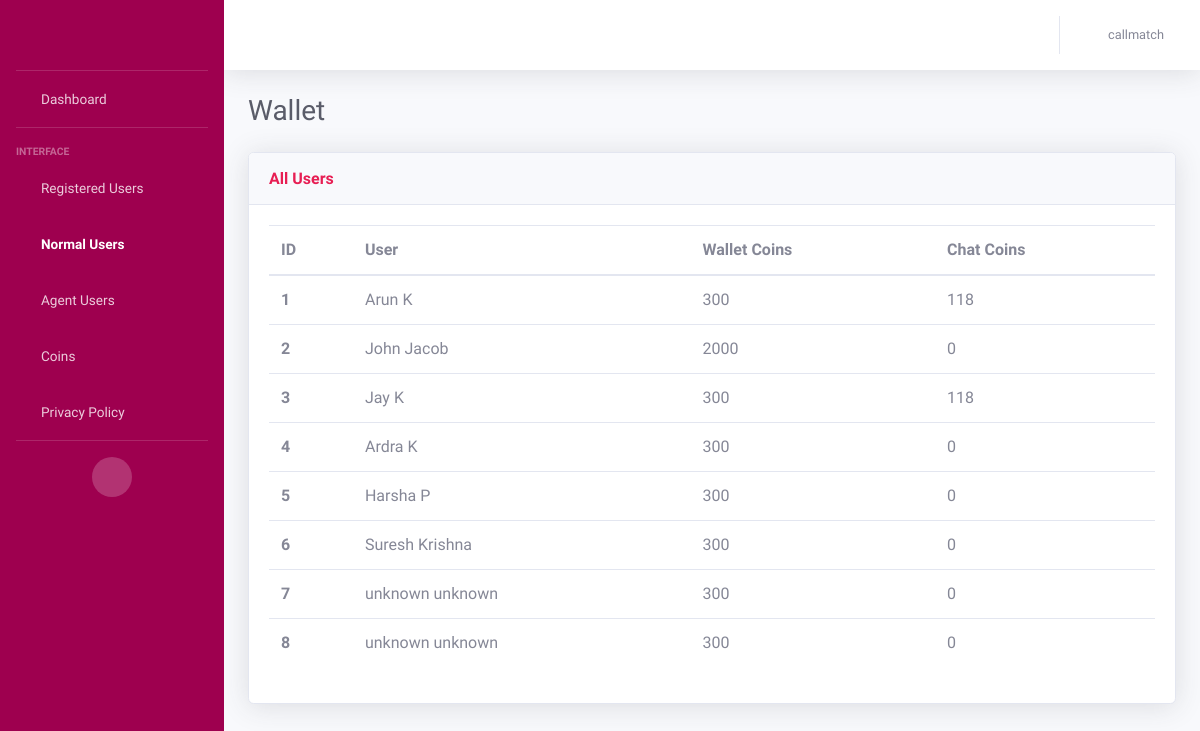
Before: /wallet_normal_user (signed in) with the older database file.
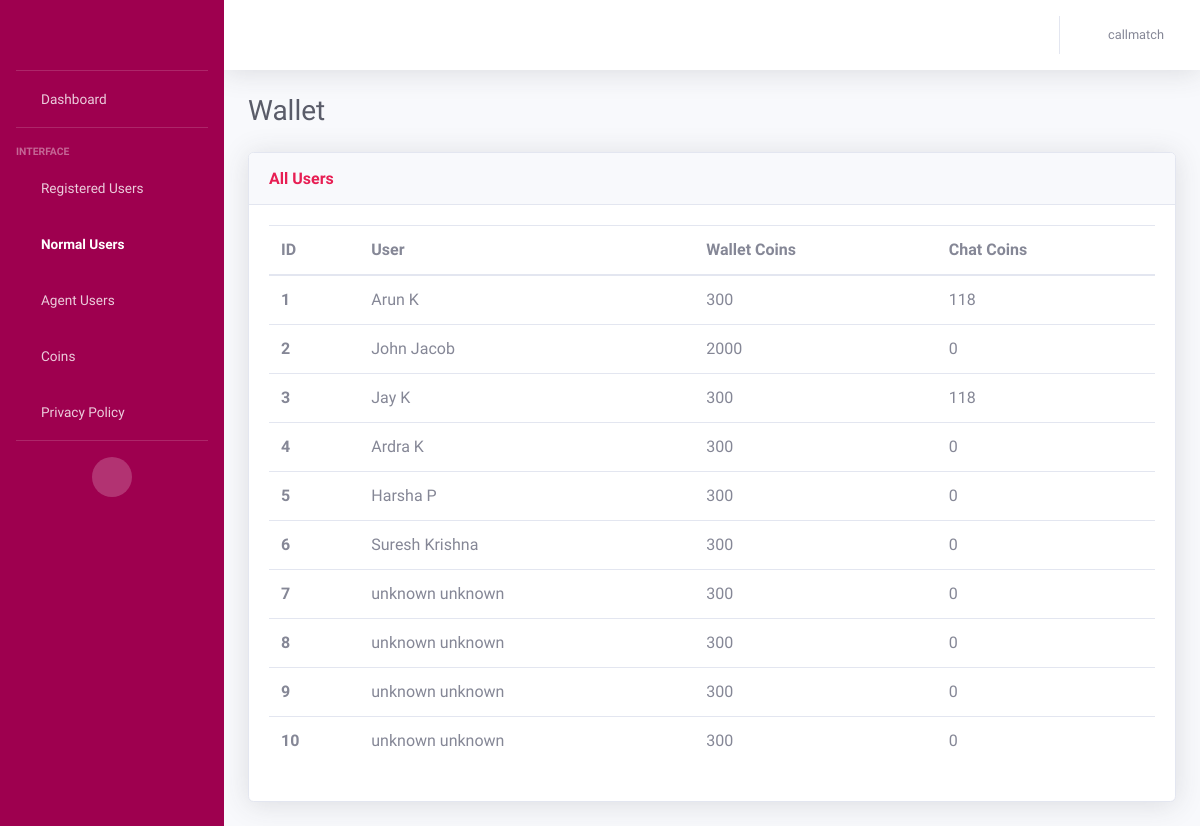
After: the same page with the newer database file.
### AdminApp/models.py (models this page shows, shortened)
class WalletModel(models.Model):
    wallet_id = models.AutoField(primary_key=True)
    user = models.ForeignKey(CustomerModel, on_delete=models.CASCADE)
    wallet_coins = models.IntegerField(default=300, null=True)
    messages_remaining = models.IntegerField(default=0)  # For normal users
    call_amount = models.FloatField(default=0.0)
    chat_amount = models.FloatField(default=0.0)
    total_messages_received = models.IntegerField(default=0)
    total_minutes = models.IntegerField(default=0)
    total_amount = models.FloatField(default=0.0)

class CustomerModel(models.Model):
    NORMAL_USER = 'Normal User'
    AGENT_USER = 'Agent User'
    USER_STATUS_CHOICES = [
        (NORMAL_USER, 'Normal User'),
        (AGENT_USER, 'Agent User'),
    ]
    BOTH = 'Both'
    MALAYALAM = 'Malayalam'
    TAMIL = 'Tamil'
    LANGUAGE_CHOICES = [
        (BOTH, 'Both'),
        (MALAYALAM, 'Malayalam'),
        (TAMIL, 'Tamil'),
    ]
    MALE = 'Male'
    FEMALE = 'Female'
    GENDER_CHOICES = [
        (MALE, 'Male'),
        (FEMALE, 'Female')
    ]
    customer_id = models.AutoField(primary_key=True)
    customer_first_name = models.CharField(max_length=100, default="unknown")
    customer_last_name = models.CharField(max_length=100, default="unknown")
    customer_email = models.EmailField(default="unknown")
    customer_contact = models.CharField(max_length=50)
    gender = models.CharField(
        max_length=20,
        choices=GENDER_CHOICES,
        null=True
    )
    status = models.CharField(
        max_length=20,
        choices=USER_STATUS_CHOICES,
        default=NORMAL_USER,
    )
    is_online = models.BooleanField(default=False)
    languages = models.CharField(
        max_length=20,
        choices=LANGUAGE_CHOICES,
        default=BOTH,
    )
    is_existing = models.BooleanField(default=False)
    adhaar_no = models.CharField(max_length=50, default="unknown")
    rating = models.IntegerField()
    terms_conditions = models.BooleanField(default=False)
    customer_password = models.CharField(max_length=100)
    @property
    def rating(self):
        from .models import RatingModel
        rating = RatingModel.objects.filter(agent=self).aggregate(Avg('ratings')).get('ratings__avg')
        return rating if rating is not None else 0

### AdminApp/views.py (the view)
# urls.py: path('wallet_normal_user', views.wallet_normaluser, name='wallet_normal_users'),
def wallet_normaluser(request):
    username = request.session.get('user', None)
    if username is None:
        return redirect('/login')
    wallets = WalletModel.objects.filter(user__status='Normal User')
    return render(request, 'normaluser_wallet.html', {'wallets': wallets, 'username': username})

### templates/normaluser_wallet.html (shortened to what the changed rows need)
<!DOCTYPE html>
<html lang="en">
<head>
    {% load static %}
    <link href="{% static 'vendor/fontawesome-free/css/all.min.css' %}" rel="stylesheet" type="text/css">
    <link href="{% static 'css/sb-admin-2.min.css' %}" rel="stylesheet">
</head>
<body id="page-top">
    <div id="wrapper">
        <div id="content-wrapper" class="d-flex flex-column">
            <div id="content">
                <div class="container-fluid">
                    <div class="d-sm-flex align-items-center justify-content-between mb-4">
                        <h1 class="h3 mb-0 text-gray-800">Wallet</h1>
                    </div>
                    <div class="row">
                        <div class="col">
                            <div class="card shadow mb-4">
                                <div class="card-body">
                                    <div>
                                        <table class="table all-users">
                                          <thead>
                                            <tr>
                                              <th scope="col">ID</th>
                                              <th scope="col">User</th>
                                              <th scope="col">Wallet Coins</th>
                                              <th scope="col">Chat Coins</th>
                                            </tr>
                                          </thead>
                                          <tbody>
                                          {% for wallet in wallets %}
                                            <tr>
                                              <th scope="row">{{ forloop.counter }}</th>
                                              <td>{{wallet.user.customer_first_name}} {{wallet.user.customer_last_name}}</td>
                                              <td>{{wallet.wallet_coins}}</td>
                                              <td>{{wallet.messages_remaining}}</td>
                                            </tr>
                                          {% endfor %}
                                          </tbody>
                                        </table>
                                    </div>
                                </div>
                            </div>
                        </div>
                    </div>
                </div>
            </div>
        </div>
    </div>
</body>
</html>

Changed rows visible on the page:
added WalletModel: user.customer_first_name "unknown", user.customer_last_name "unknown", wallet_coins "300", messages_remaining "0"
added WalletModel: user.customer_first_name "unknown", user.customer_last_name "unknown", wallet_coins "300", messages_remaining "0"
